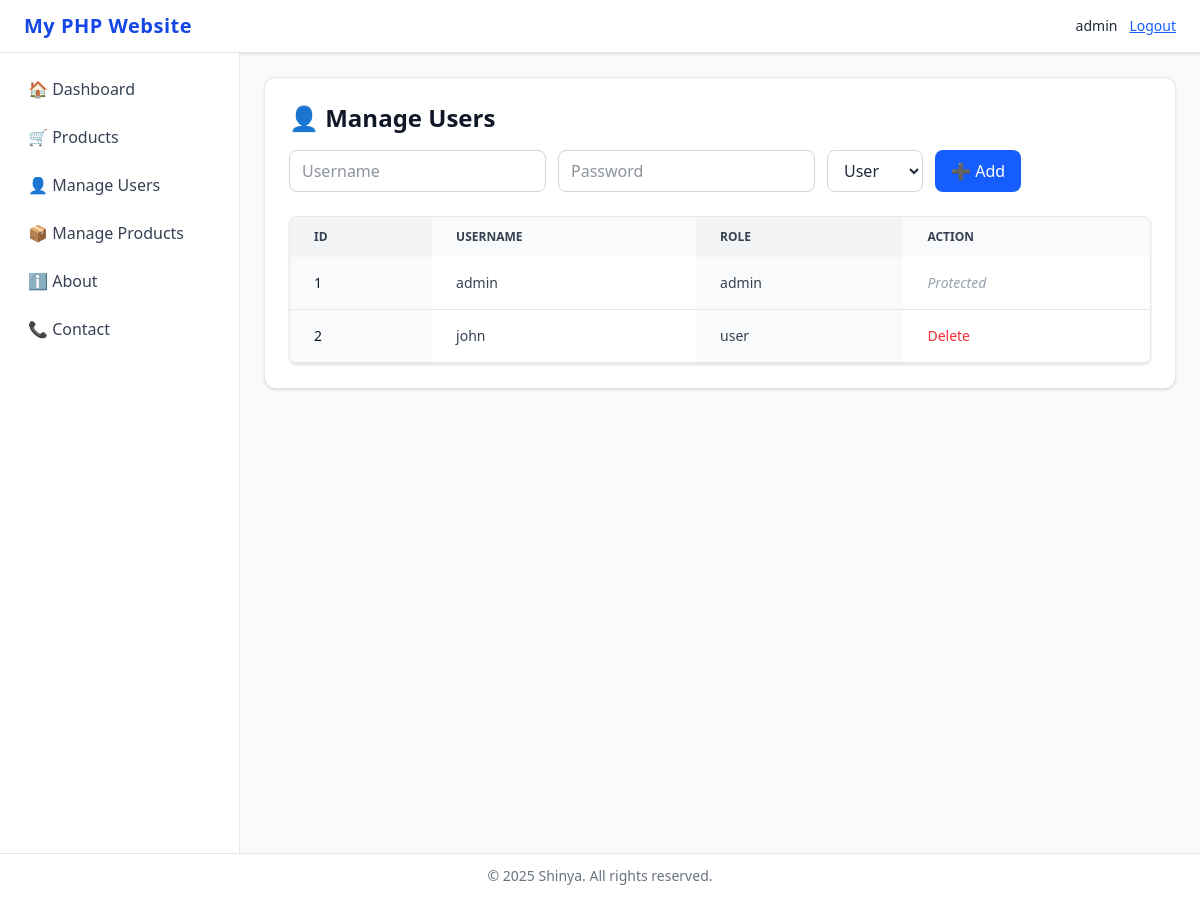
Before: /index.php?page=manage_users (signed in) with the older database file.
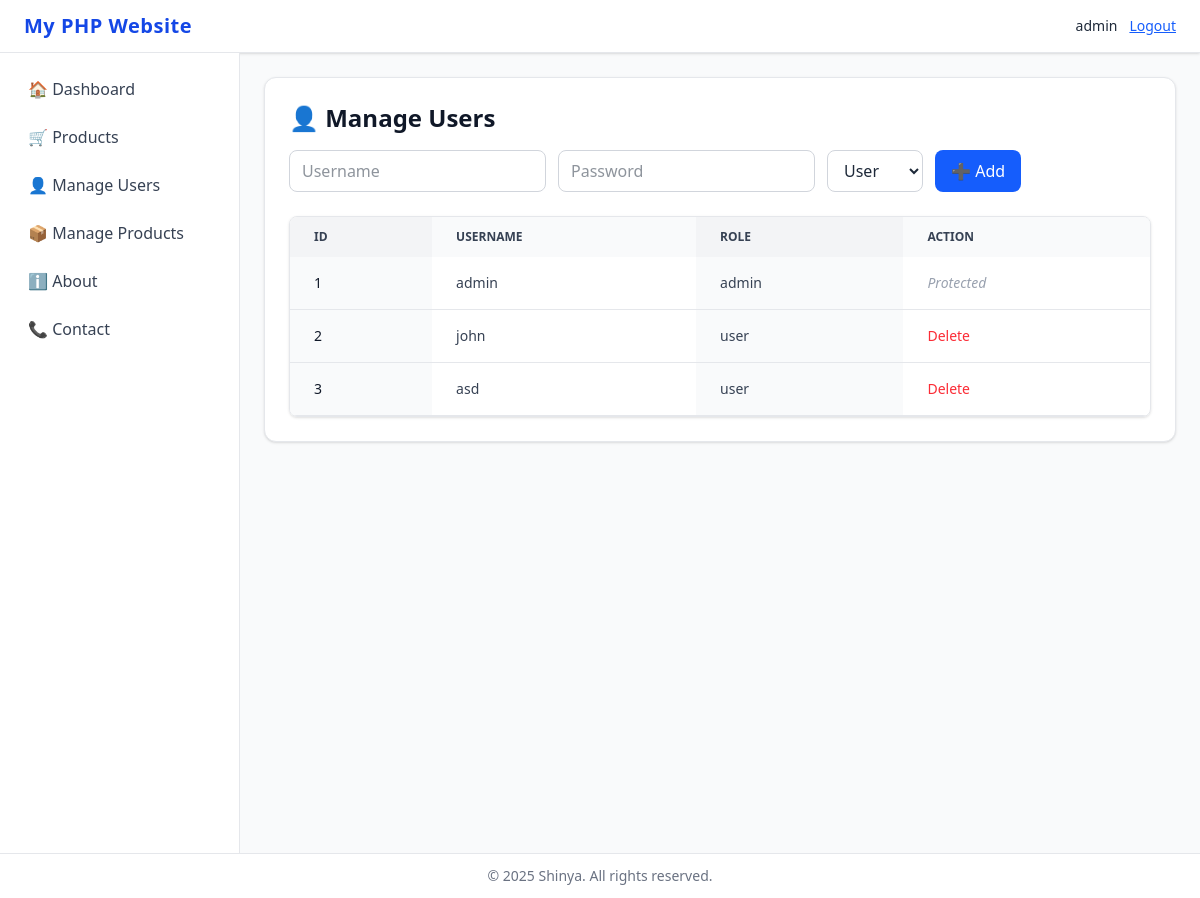
After: the same page with the newer database file.
### tables this page shows
CREATE TABLE users (
    id INTEGER PRIMARY KEY AUTOINCREMENT,
    username TEXT UNIQUE NOT NULL,
    password TEXT NOT NULL,
    role TEXT NOT NULL DEFAULT 'user'
);

### index.php (called while the page is built, shortened)
<?php
require_once __DIR__ . '/helpers.php';
$page = $_GET['page'] ?? 'home';
$file = __DIR__ . "/pages/{$page}.php";
if (file_exists($file)) {
    include $file;
    $content = ob_get_clean();
} else {
    $content = "<h1>404 - Page not found</h1>";
}
include __DIR__ . '/layout.php';

### helpers.php (called while the page is built, shortened)
<?php
function isLoggedIn(): bool {
    return isset($_SESSION['user']);
}
function isAdmin(): bool {
    return isLoggedIn() && ($_SESSION['user']['role'] ?? '') === 'admin';
}

### pages/manage_users.php (the view, shortened to what this page needs)
<?php
$users = $conn->query("SELECT * FROM users ORDER BY id ASC")->fetchAll(PDO::FETCH_ASSOC);
?>
<div class="bg-white border border-gray-200 rounded-xl shadow p-6">
<h1 class="text-2xl font-bold text-gray-900 mb-4">👤 Manage Users</h1>
<form method="post" class="flex flex-wrap gap-3 mb-6">
  <input type="text" name="username" placeholder="Username" required
         class="border border-gray-300 rounded-lg px-3 py-2 focus:ring-2 focus:ring-blue-500">
  <input type="password" name="password" placeholder="Password" required
         class="border border-gray-300 rounded-lg px-3 py-2 focus:ring-2 focus:ring-blue-500">
  <select name="role" class="border border-gray-300 rounded-lg px-3 py-2">
    <option value="user">User</option>
  </select>
  <button type="submit"
          class="bg-blue-600 text-white px-4 py-2 rounded-lg hover:bg-blue-700 transition">
    ➕ Add
  </button>
</form>
<div class="overflow-x-auto shadow rounded-lg border border-gray-200">
  <table class="w-full text-sm text-left text-gray-700">
    <thead class="text-xs text-gray-700 uppercase bg-gray-100">
      <tr>
        <th class="px-6 py-3">ID</th>
        <th class="px-6 py-3 bg-gray-50">Username</th>
        <th class="px-6 py-3">Role</th>
        <th class="px-6 py-3 bg-gray-50">Action</th>
      </tr>
    </thead>
    <tbody>
      <?php foreach ($users as $u): ?>
        <tr class="border-b border-gray-200">
          <th class="px-6 py-4 font-medium text-gray-900 bg-gray-50"><?= $u['id'] ?></th>
          <td class="px-6 py-4"><?= htmlspecialchars($u['username']) ?></td>
          <td class="px-6 py-4 bg-gray-50"><?= htmlspecialchars($u['role']) ?></td>
          <td class="px-6 py-4">
            <?php if ($u['username'] !== 'admin'): ?>
              <a href="?page=manage_users&delete=<?= $u['id'] ?>"
                 onclick="return confirm('Delete this user?')"
                 class="text-red-500 hover:underline">Delete</a>
            <?php else: ?>
              <span class="text-gray-400 italic">Protected</span>
            <?php endif; ?>
          </td>
        </tr>
      <?php endforeach; ?>
    </tbody>
  </table>
</div>
</div>

### layout.php (shortened to what this page needs)
<!DOCTYPE html>
<html lang="en">
<head>
  <link rel="stylesheet" href="assets/output.css">
</head>
<body class="bg-gray-50 text-gray-800 font-sans">
  <?php include 'header.php'; ?>
  <div class="flex min-h-screen">
    <?php include 'sidebar.php'; ?>
    <main class="flex-1 p-6">
      <?= $content ?>
    </main>
  </div>
  <?php include 'footer.php'; ?>
</body>
</html>

### header.php
<header class="flex items-center justify-between bg-white text-gray-800 px-6 py-3 shadow border-b border-gray-200">
  <div class="text-xl font-bold tracking-wide text-blue-700">
    <?= APP_NAME ?>
  </div>
  <div class="flex items-center gap-3 text-sm">
    <span class="font-medium"><?= $_SESSION['user']['username'] ?? 'Guest' ?></span>
    <?php if (isset($_SESSION['user'])): ?>
      <a href="logout.php"
         class="text-blue-600 hover:text-blue-800 underline transition duration-200">
         Logout
      </a>
    <?php endif; ?>
  </div>
</header>

### sidebar.php (shortened to what this page needs)
<aside class="w-60 bg-white border-r border-gray-200 p-4 flex flex-col gap-2">
  <a href="index.php?page=home" class="block px-3 py-2 rounded-lg hover:bg-blue-100 text-gray-700 font-medium">🏠 Dashboard</a>
  <a href="index.php?page=products" class="block px-3 py-2 rounded-lg hover:bg-blue-100 text-gray-700 font-medium">🛒 Products</a>
  <?php if (isAdmin()): ?>
    <a href="index.php?page=manage_users" class="block px-3 py-2 rounded-lg hover:bg-blue-100 text-gray-700 font-medium">👤 Manage Users</a>
    <a href="index.php?page=manage_products" class="block px-3 py-2 rounded-lg hover:bg-blue-100 text-gray-700 font-medium">📦 Manage Products</a>
  <?php endif; ?>
  <a href="index.php?page=about" class="block px-3 py-2 rounded-lg hover:bg-blue-100 text-gray-700 font-medium">ℹ️ About</a>
  <a href="index.php?page=contact" class="block px-3 py-2 rounded-lg hover:bg-blue-100 text-gray-700 font-medium">📞 Contact</a>
</aside>

### footer.php
<footer class="border-t border-gray-200 bg-white text-center py-3 text-sm text-gray-500">
  &copy; <?= date('Y') ?> <?= APP_AUTHOR ?>. All rights reserved.
</footer>

Changed rows visible on the page:
added users: id "3", username "asd", role "user"
